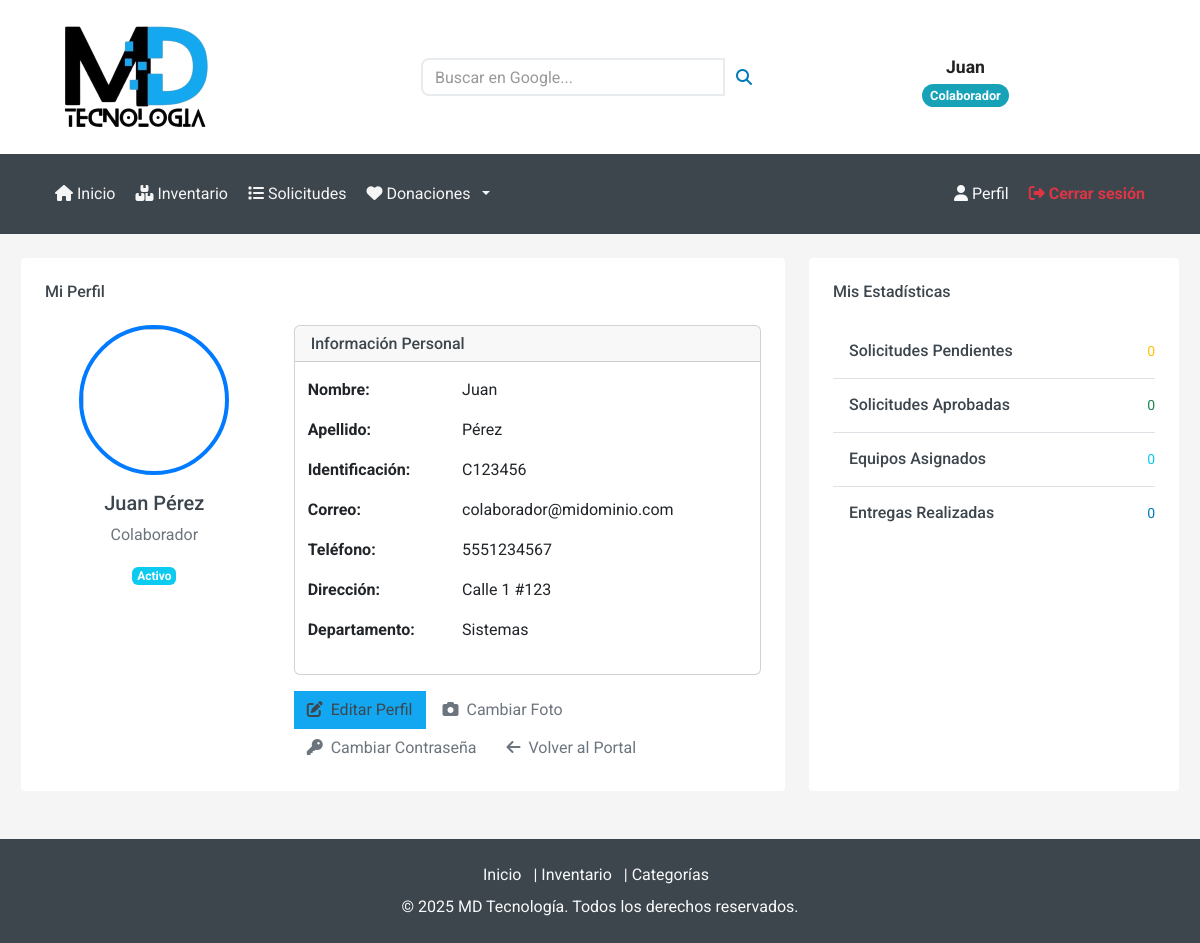
The app's page /colaboradores/PerfilColab.php (signed in) with its own data.
### tables this page shows
CREATE TABLE IF NOT EXISTS `colaboradores` (
  `id` int NOT NULL AUTO_INCREMENT,
  `nombre` varchar(50) NOT NULL,
  `apellido` varchar(50) NOT NULL,
  `identificacion` varchar(50) NOT NULL,
  `foto` longblob,
  `foto_tipo` varchar(50) DEFAULT NULL,
  `direccion` varchar(150) DEFAULT NULL,
  `ubicacion` varchar(100) DEFAULT NULL,
  `telefono` varchar(20) DEFAULT NULL,
  `correo` varchar(100) DEFAULT NULL,
  `departamento_id` int DEFAULT NULL,
  `activo` tinyint(1) DEFAULT '1',
  PRIMARY KEY (`id`),
  UNIQUE KEY `identificacion` (`identificacion`),
  KEY `departamento_id` (`departamento_id`)
);

CREATE TABLE IF NOT EXISTS `departamentos` (
  `id` int NOT NULL AUTO_INCREMENT,
  `nombre` varchar(100) NOT NULL,
  `ubicacion` varchar(150) DEFAULT NULL,
  PRIMARY KEY (`id`)
);

### conexion.php (called while the page is built, shortened)
<?php
class Conexion {
    private $servername = "localhost";
    private $username = "labo2fa";
    private $password = "GoLoNdRiNa56(/)";
    private $dbname = "cmdb";
    private $port = 3306;
    private $conn;
    public function __construct() {
        try {
            $this->conn = new mysqli($this->servername, $this->username, $this->password, $this->dbname);
            $this->conn->set_charset("utf8mb4");
        } catch (Exception $e) {
            try {
                $this->conn = new mysqli("127.0.0.1", $this->username, $this->password, $this->dbname, $this->port);
                if ($this->conn->connect_error) {
                    throw new Exception("Error de conexión: " . $this->conn->connect_error);
                }
                $this->conn->set_charset("utf8mb4");
            } catch (Exception $e2) {
                try {
                    $this->conn = new mysqli("localhost:/tmp/mysql.sock", $this->username, $this->password, $this->dbname);
                    if ($this->conn->connect_error) {
                        throw new Exception("Error de conexión: " . $this->conn->connect_error);
                    }
                    $this->conn->set_charset("utf8mb4");
                } catch (Exception $e3) {
                    die("No se pudo establecer conexión a la base de datos. Posibles soluciones:<br>
                         1. Verifique que MySQL esté ejecutándose en WAMP<br>
                         2. Verifique que la contraseña del usuario root sea '1234'<br>
                         3. En phpMyAdmin, cambie el plugin de autenticación del usuario root a 'mysql_native_password'<br>
                         Error: " . $e3->getMessage());
                }
            }
        }
    }
    public function obtenerColaboradorPorId($id) {
        $stmt = $this->conn->prepare("
            SELECT c.*, d.nombre as departamento_nombre, u.correo as usuario_correo, u.nombre as usuario_nombre
            FROM colaboradores c
            LEFT JOIN departamentos d ON c.departamento_id = d.id
            LEFT JOIN usuarios u ON c.correo = u.correo AND u.rol = 'colab'
            WHERE c.id = ? AND c.activo = 1
        ");
        $stmt->bind_param("i", $id);
        $stmt->execute();
        $result = $stmt->get_result();
        $colaborador = $result->fetch_assoc();
        return $colaborador;
    }
    public function obtenerEstadisticasColaborador($colaborador_id) {
        $stats = [];
        $stmt = $this->conn->prepare("SELECT COUNT(*) as total FROM solicitudes WHERE colaborador_id = ? AND estado = 'pendiente'");
        $stmt->bind_param("i", $colaborador_id);
        $stmt->execute();
        $result = $stmt->get_result();
        $stats['solicitudes_pendientes'] = $result->fetch_assoc()['total'];
        $stmt = $this->conn->prepare("SELECT COUNT(*) as total FROM solicitudes WHERE colaborador_id = ? AND estado = 'aceptada'");
        $stmt->bind_param("i", $colaborador_id);
        $stmt->execute();
        $result = $stmt->get_result();
        $stats['solicitudes_aprobadas'] = $result->fetch_assoc()['total'];
        $stmt = $this->conn->prepare("SELECT COUNT(*) as total FROM asignaciones WHERE colaborador_id = ? AND estado = 'asignado'");
        $stmt->bind_param("i", $colaborador_id);
        $stmt->execute();
        $result = $stmt->get_result();
        $stats['equipos_asignados'] = $result->fetch_assoc()['total'];
        $stats['entregas_realizadas'] = 0;
        return $stats;
    }
}
?>

### colaboradores/PerfilColab.php (the view, shortened to what this page needs)
<?php
include('../navbar_unificado.php');
require_once(__DIR__ . '/../conexion.php');
$conexion = new Conexion();
$colaborador_id = $_SESSION['colaborador_id'];
$colaborador = $conexion->obtenerColaboradorPorId($colaborador_id);
?>
<div class="container-fluid pt-4 px-4">
    <div class="row">
        <div class="col-xl-8">
            <div class="bg-light rounded h-100 p-4">
                <h6 class="mb-4">Mi Perfil</h6>
                <div class="row">
                    <div class="col-md-4 text-center">
                        <div class="profile-photo-container mb-3">
                            <img id="foto-perfil-principal" src="../mostrar_foto_usuario.php?tipo=colaborador&id=<?= $colaborador_id ?>"
                                 class="rounded-circle"
                                 width="150" height="150"
                                 style="object-fit: cover; border: 4px solid #007bff;"
                                 onerror="if(this.src !== '../img/usuarios/default.jpg') this.src='../img/usuarios/default.jpg'; else this.style.display='none';">
                        </div>
                        <h5><?php echo htmlspecialchars($colaborador['nombre'] . ' ' . $colaborador['apellido']); ?></h5>
                        <p class="text-muted">Colaborador</p>
                        <span class="badge bg-info">Activo</span>
                    </div>
                    <div class="col-md-8">
                        <div class="card">
                            <div class="card-header">
                                <h6 class="mb-0">Información Personal</h6>
                            </div>
                            <div class="card-body">
                                <div class="row mb-3">
                                    <div class="col-sm-4"><strong>Nombre:</strong></div>
                                    <div class="col-sm-8"><?php echo htmlspecialchars($colaborador['nombre']); ?></div>
                                </div>
                                <div class="row mb-3">
                                    <div class="col-sm-4"><strong>Apellido:</strong></div>
                                    <div class="col-sm-8"><?php echo htmlspecialchars($colaborador['apellido']); ?></div>
                                </div>
                                <div class="row mb-3">
                                    <div class="col-sm-4"><strong>Identificación:</strong></div>
                                    <div class="col-sm-8"><?php echo htmlspecialchars($colaborador['identificacion']); ?></div>
                                </div>
                                <div class="row mb-3">
                                    <div class="col-sm-4"><strong>Correo:</strong></div>
                                    <div class="col-sm-8"><?php echo htmlspecialchars($colaborador['correo']); ?></div>
                                </div>
                                <div class="row mb-3">
                                    <div class="col-sm-4"><strong>Teléfono:</strong></div>
                                    <div class="col-sm-8"><?php echo htmlspecialchars($colaborador['telefono'] ?? 'No especificado'); ?></div>
                                </div>
                                <div class="row mb-3">
                                    <div class="col-sm-4"><strong>Dirección:</strong></div>
                                    <div class="col-sm-8"><?php echo htmlspecialchars($colaborador['direccion'] ?? 'No especificada'); ?></div>
                                </div>
                                <div class="row mb-3">
                                    <div class="col-sm-4"><strong>Departamento:</strong></div>
                                    <div class="col-sm-8"><?php echo htmlspecialchars($colaborador['departamento_nombre'] ?? 'Sin asignar'); ?></div>
                                </div>
                            </div>
                        </div>
                        <div class="mt-3">
                            <button type="button" class="btn btn-primary" data-bs-toggle="modal" data-bs-target="#editarPerfilModal">
                                <i class="fa fa-edit me-2"></i>Editar Perfil
                            </button>
                            <button type="button" class="btn btn-info" data-bs-toggle="modal" data-bs-target="#cambiarFotoModal">
                                <i class="fa fa-camera me-2"></i>Cambiar Foto
                            </button>
                            <button type="button" class="btn btn-warning" data-bs-toggle="modal" data-bs-target="#cambiarPasswordModal">
                                <i class="fa fa-key me-2"></i>Cambiar Contraseña
                            </button>
                            <a href="portal_colaborador.php" class="btn btn-secondary">
                                <i class="fa fa-arrow-left me-2"></i>Volver al Portal
                            </a>
                        </div>
                    </div>
                </div>
            </div>
        </div>
        <div class="col-xl-4">
            <div class="bg-light rounded h-100 p-4">
                <h6 class="mb-4">Mis Estadísticas</h6>
                <?php
                $stats = $conexion->obtenerEstadisticasColaborador($colaborador_id);
                ?>
                <div class="d-flex align-items-center border-bottom py-3">
                    <div class="w-100 ms-3">
                        <div class="d-flex w-100 justify-content-between">
                            <h6 class="mb-0">Solicitudes Pendientes</h6>
                            <small class="text-warning"><?php echo $stats['solicitudes_pendientes'] ?? 0; ?></small>
                        </div>
                    </div>
                </div>
                <div class="d-flex align-items-center border-bottom py-3">
                    <div class="w-100 ms-3">
                        <div class="d-flex w-100 justify-content-between">
                            <h6 class="mb-0">Solicitudes Aprobadas</h6>
                            <small class="text-success"><?php echo $stats['solicitudes_aprobadas'] ?? 0; ?></small>
                        </div>
                    </div>
                </div>
                <div class="d-flex align-items-center border-bottom py-3">
                    <div class="w-100 ms-3">
                        <div class="d-flex w-100 justify-content-between">
                            <h6 class="mb-0">Equipos Asignados</h6>
                            <small class="text-info"><?php echo $stats['equipos_asignados'] ?? 0; ?></small>
                        </div>
                    </div>
                </div>
                <div class="d-flex align-items-center py-3">
                    <div class="w-100 ms-3">
                        <div class="d-flex w-100 justify-content-between">
                            <h6 class="mb-0">Entregas Realizadas</h6>
                            <small class="text-primary"><?php echo $stats['entregas_realizadas'] ?? 0; ?></small>
                        </div>
                    </div>
                </div>
            </div>
        </div>
    </div>
</div>
<?php include('footer.php'); ?>

### css/style.css (style rules this page uses)
*, *::before, *::after { box-sizing: border-box; }
html { font-family: sans-serif; line-height: 1.15; -webkit-text-size-adjust: 100%; -webkit-tap-highlight-color: rgba(0, 0, 0, 0); }
body { margin: 0; font-family: "Roboto", sans-serif; font-size: 1rem; font-weight: 400; line-height: 1.5; color: #6c757d; text-align: left; background-color: #f5f5f5; }
h2, h3, h4, h5, h6 { margin-top: 0; margin-bottom: 0.5rem; }
p { margin-top: 0; margin-bottom: 1rem; }
a { color: #007bb9; text-decoration: none; background-color: transparent; }
img { vertical-align: middle; border-style: none; }
button { border-radius: 0; text-transform: none; }
input, button { margin: 0; font-family: inherit; font-size: inherit; line-height: inherit; overflow: visible; }
button:not(:disabled), [type="button"]:not(:disabled), [type="submit"]:not(:disabled) { cursor: pointer; }
h2, h3, h4, h5, h6, .h2, .h3, .h4, .h5, .h6 { margin-bottom: 0.5rem; font-weight: 500; line-height: 1.2; color: #3d464d; }
h5, .h5 { font-size: 1.25rem; }
h6, .h6 { font-size: 1rem; }
.container, .container-fluid { width: 100%; padding-right: 15px; padding-left: 15px; margin-right: auto; margin-left: auto; }
.row { display: flex; flex-wrap: wrap; margin-right: -15px; margin-left: -15px; }
.col-6, .col-12, .col-sm-6, .col-md-4, .col-md-5, .col-md-6, .col-md-8, .col-md-12, .col-lg-3, .col-lg-4, .col-lg-5, .col-lg-7, .col-lg-8, .col-lg-9 { position: relative; width: 100%; padding-right: 15px; padding-left: 15px; }
@media (min-width: 768px) { .col-md-4 { flex: 0 0 33.33333%; max-width: 33.33333%; } }
@media (min-width: 768px) { .col-md-8 { flex: 0 0 66.66667%; max-width: 66.66667%; } }
.btn { display: inline-block; font-weight: 400; color: #6c757d; text-align: center; vertical-align: middle; user-select: none; background-color: transparent; border: 1px solid transparent; padding: 0.375rem 0.75rem; font-size: 1rem; line-height: 1.5; border-radius: 0; transition: color 0.15s ease-in-out, background-color 0.15s ease-in-out, border-color 0.15s ease-in-out, box-shadow 0.15s ease-in-out; }
.btn:not(:disabled):not(.disabled) { cursor: pointer; }
.btn-primary { color: #212529; background-color: #14a7f1; border-color: #14a7f1; }
.badge { display: inline-block; padding: 0.25em 0.4em; font-size: 75%; font-weight: 700; line-height: 1; text-align: center; white-space: nowrap; vertical-align: baseline; transition: color 0.15s ease-in-out, background-color 0.15s ease-in-out, border-color 0.15s ease-in-out, box-shadow 0.15s ease-in-out; }
.bg-light { background-color: #ffffff !important; }
.border-bottom { border-bottom: 1px solid #dee2e6 !important; }
.rounded { border-radius: 0.25rem !important; }
.rounded-circle { border-radius: 50% !important; }
.d-flex { display: flex !important; }
.justify-content-between { justify-content: space-between !important; }
.align-items-center { align-items: center !important; }
.w-100 { width: 100% !important; }
.h-100 { height: 100% !important; }
.mb-0 { margin-bottom: 0 !important; }
.mt-3, .my-3 { margin-top: 1rem !important; }
.mb-3, .my-3 { margin-bottom: 1rem !important; }
.mb-4, .my-4 { margin-bottom: 1.5rem !important; }
.py-3 { padding-top: 1rem !important; }
.pb-3, .py-3 { padding-bottom: 1rem !important; }
.p-4 { padding: 1.5rem !important; }
.text-center { text-align: center !important; }
.text-primary { color: #007bb9 !important; }
.text-muted { color: #6c757d !important; }
.h4, h5, h6 { font-weight: 500 !important; }
.btn.btn-primary { color: #3d464d !important; }

### records on screen
colaboradores: nombre+apellido "Juan Pérez", nombre "Juan", apellido "Pérez", identificacion "C123456", correo "colaborador@midominio.com", telefono "5551234567", direccion "Calle 1 #123", departamento.nombre "Sistemas"

### other values on screen
$nombreUsuario "Juan"
$rolUsuario "Colaborador"
$stats['solicitudes_pendientes'] "0"
$stats['solicitudes_aprobadas'] "0"
$stats['equipos_asignados'] "0"
$stats['entregas_realizadas'] "0"
